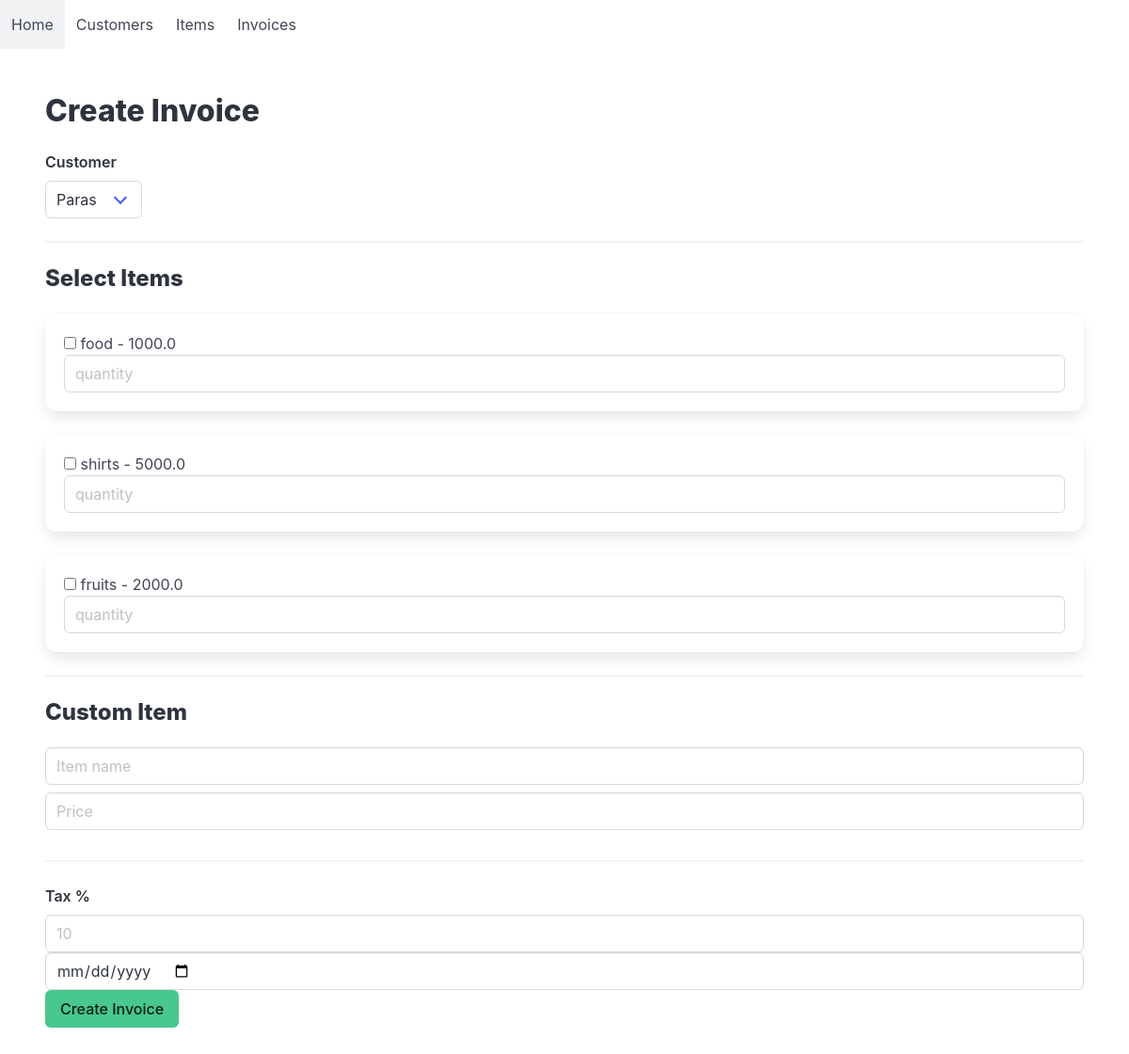
Before: /invoices/add with the older database file.
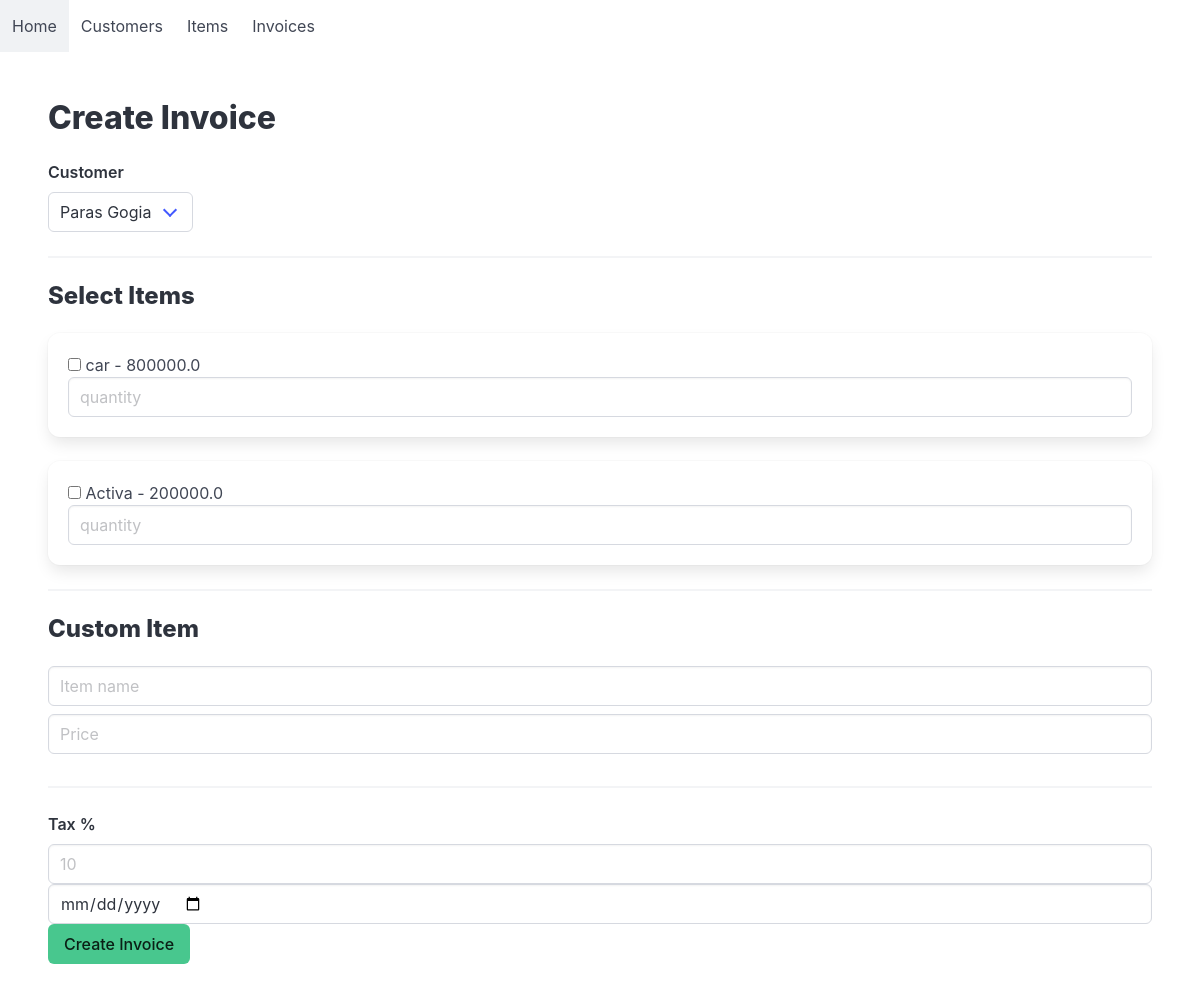
After: the same page with the newer database file.
### models.py (models this page shows)
class BaseModel(Model):
    class Meta:
        database = db

class Item(BaseModel):
    name = CharField()
    price = FloatField()

### app.py (the view, shortened to what this page needs)
@app.route("/invoices/add",
methods=["GET","POST"])
def add_invoice():
    customers = Customer.select()
    items = Item.select()
    return render_template("invoices/form.html",customers=customers,items=items)

### templates/invoices/form.html
{% extends "base.html" %} {% block content %}
<h1 class="title">Create Invoice</h1>
<form method="POST">
  <label class="label"> Customer </label>
  <div class="select">
    <select name="customer">
      {% for c in customers %}
      <option value="{{c.id}}">{{c.name}}</option>
      {% endfor %}
    </select>
  </div>
  <hr />
  <h3 class="title is-4">Select Items</h3>
  {% for item in items %}
  <div class="box">
    <label>
      <input type="checkbox" name="items" value="{{item.id}}" />
      {{item.name}} - {{item.price}}
    </label>
    <input class="input" name="qty_{{item.id}}" placeholder="quantity" />
  </div>
  {% endfor %}
  <hr />
  <h3 class="title is-4">Custom Item</h3>
  <input class="input mb-2" name="custom_name" placeholder="Item name" />
  <input class="input mb-2" name="custom_price" placeholder="Price" />
  <hr />
  <label class="label"> Tax % </label>
  <input class="input" name="tax" placeholder="10" />
  <br />
  <input type="date" name="due_date" class="input" />
  <button class="button is-success">Create Invoice</button>
</form>
{% endblock %}

Changed rows visible on the page:
removed Item: name "fruits", price "2000.0"
changed Item: name "food" → "car"; price "1000.0" → "800000.0"
changed Item: name "shirts" → "Activa"; price "5000.0" → "200000.0"
Other visible differences:
form field customer: "Paras" → "Paras Gogia"
